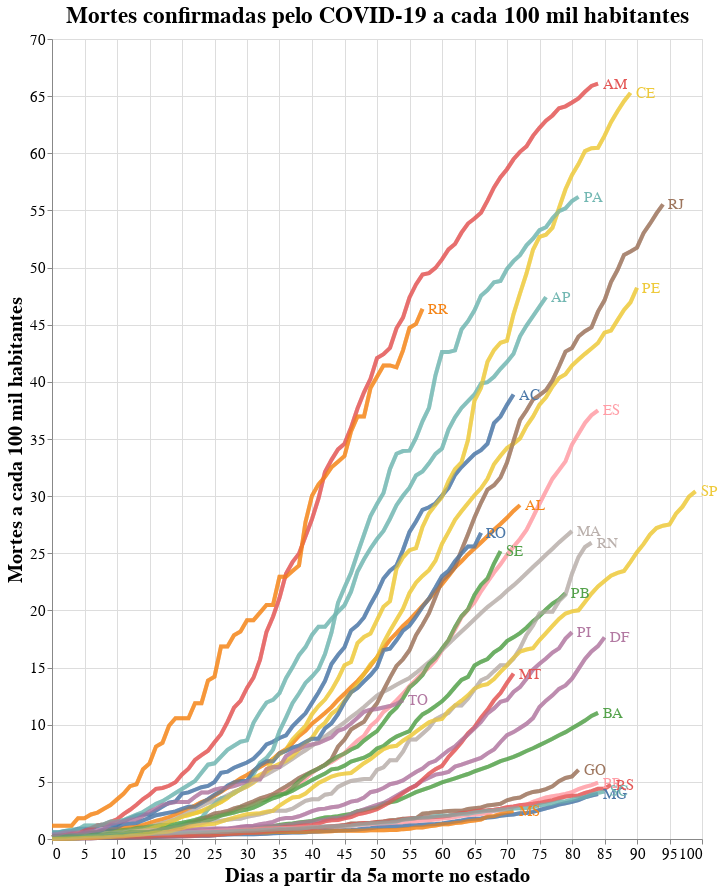

Notebook code cell kept with this figure:
### Code cell
# Mortes por habitantes

# Base altair plot 
basepop = alt.Chart(deaths_long, title="Mortes confirmadas pelo COVID-19 a cada 100 mil habitantes").mark_line(strokeWidth=4, opacity=0.7).encode(
    x=alt.X('Day'),
    y=alt.Y('DeathPop'),
    color=alt.Color('state', legend=None),
)

# Chart
chartpop = basepop.encode(
  color=alt.condition(selection, 'state:N', alt.value('lightgray')),
  tooltip=[alt.Tooltip('state:N', title = 'Estado'), alt.Tooltip('yearmonthdate(Date):N', title = 'Data', format = '%d/%m/%Y'), alt.Tooltip('DeathPop:N', title = 'Proporção de Mortes', format = '.2f')]
).add_selection(
  selection
)

# Overlay
overlaypop = basepop.encode(
  color='state',
  opacity=alt.value(0.5),
).transform_filter(
  selection
)

# Text labels
textpop = basepop.mark_text(
    align='left',
    dx=5,
    size=15
).encode(
    x=alt.X('Day', aggregate='max',  axis=alt.Axis(title='Dias a partir da 5a morte no estado')),
    y=alt.Y('DeathPop', aggregate={'argmax': 'Day'}, axis=alt.Axis(title='Mortes a cada 100 mil habitantes')),
    text='state'
).transform_filter(
    selection
)

# Sum em up!
alt.layer(chartpop + overlaypop + textpop).configure_axis(
    labelFontSize=15,
    titleFontSize=20
).configure_title(
    fontSize=23
).properties(
    width=650,
    height=800
)

### Figure 1 — Vega-Lite specification as saved in the notebook (floating-point values rounded to 4 significant figures; data arrays with more than 128 entries replaced by an {"elided": "..."} marker saying what was removed)
{"config": {"view": {"continuousWidth": 400, "continuousHeight": 300}, "axis": {"labelFontSize": 15, "titleFontSize": 20}, "title": {"fontSize": 23}}, "layer": [{"layer": [{"mark": {"type": "line", "opacity": 0.7, "strokeWidth": 4}, "encoding": {"color": {"condition": {"type": "nominal", "field": "state", "selection": "selector007"}, "value": "lightgray"}, "tooltip": [{"type": "nominal", "field": "state", "title": "Estado"}, {"type": "nominal", "field": "Date", "format": "%d/%m/%Y", "timeUnit": "yearmonthdate", "title": "Data"}, {"type": "nominal", "field": "DeathPop", "format": ".2f", "title": "Proporção de Mortes"}], "x": {"type": "quantitative", "field": "Day"}, "y": {"type": "quantitative", "field": "DeathPop"}}, "selection": {"selector007": {"type": "single", "fields": ["state"]}}, "title": "Mortes confirmadas pelo COVID-19 a cada 100 mil habitantes"}, {"mark": {"type": "line", "opacity": 0.7, "strokeWidth": 4}, "encoding": {"color": {"type": "nominal", "field": "state"}, "opacity": {"value": 0.5}, "x": {"type": "quantitative", "field": "Day"}, "y": {"type": "quantitative", "field": "DeathPop"}}, "title": "Mortes confirmadas pelo COVID-19 a cada 100 mil habitantes", "transform": [{"filter": {"selection": "selector007"}}]}, {"mark": {"type": "text", "align": "left", "dx": 5, "size": 15}, "encoding": {"color": {"type": "nominal", "field": "state", "legend": null}, "text": {"type": "nominal", "field": "state"}, "x": {"type": "quantitative", "aggregate": "max", "axis": {"title": "Dias a partir da 5a morte no estado"}, "field": "Day"}, "y": {"type": "quantitative", "aggregate": {"argmax": "Day"}, "axis": {"title": "Mortes a cada 100 mil habitantes"}, "field": "DeathPop"}}, "title": "Mortes confirmadas pelo COVID-19 a cada 100 mil habitantes", "transform": [{"filter": {"selection": "selector007"}}]}]}], "data": {"name": "data-b0b02d7f3c95103333f6244b87e0b477"}, "height": 800, "width": 650, "$schema": "https://vega.github.io/schema/vega-lite/v4.8.1.json", "datasets": {"data-b0b02d7f3c95103333f6244b87e0b477": {"elided": "2166 records"}}}
